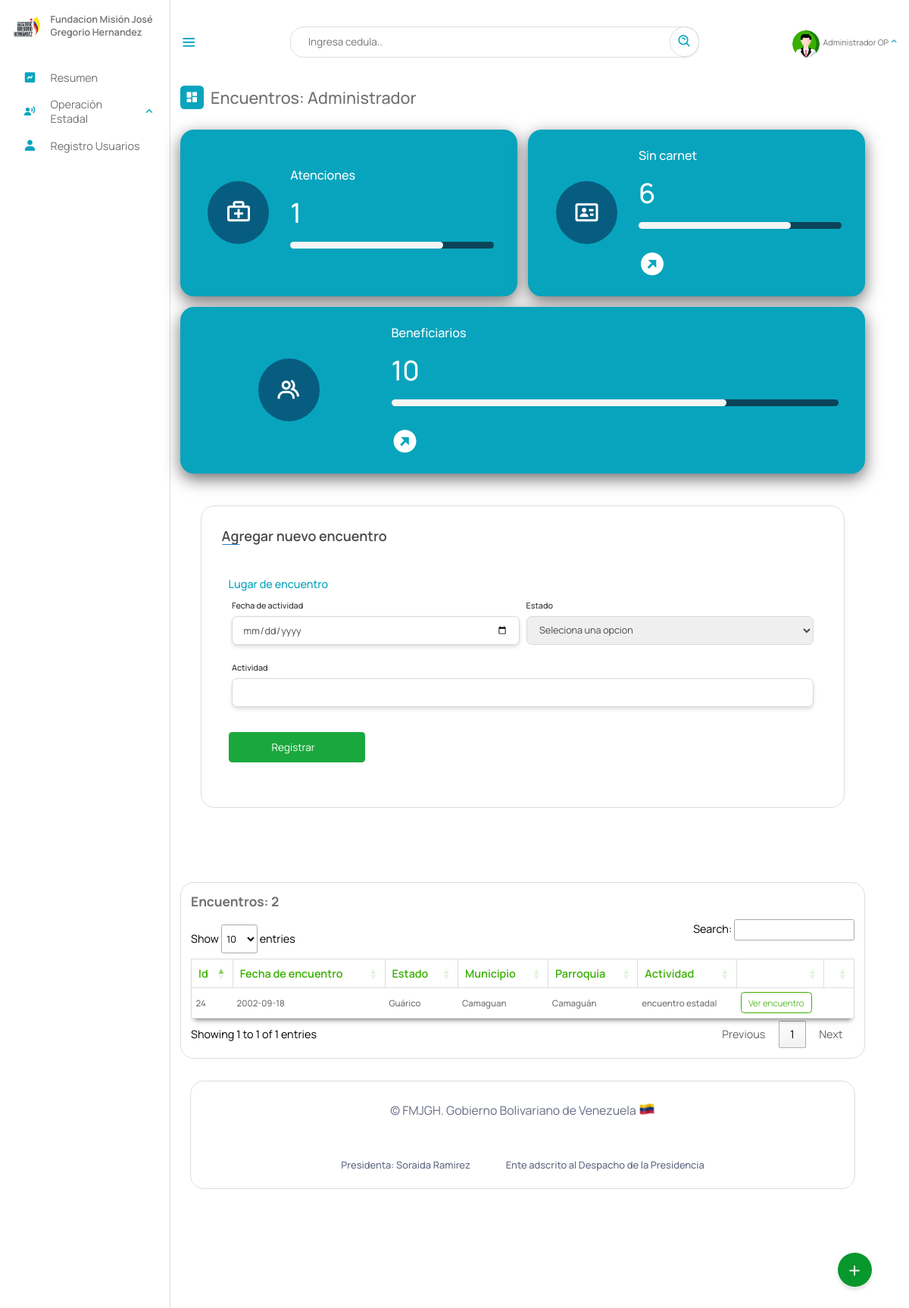
The page /Escritorio/10-encuentros.php (signed in) on the database its author committed.
### tables this page shows
CREATE TABLE `encuentros` (
  `id` int(11) NOT NULL AUTO_INCREMENT,
  `fecha_encuentro` date NOT NULL,
  `estado` varchar(10) NOT NULL,
  `municipio` varchar(20) NOT NULL,
  `parroquia` varchar(10) NOT NULL,
  `actividad` text NOT NULL,
  `gerencia` varchar(5) DEFAULT NULL,
  PRIMARY KEY (`id`),
  KEY `estado` (`estado`,`municipio`),
  KEY `municipio` (`municipio`),
  KEY `parroquia` (`parroquia`),
  KEY `gerencia` (`gerencia`),
  CONSTRAINT `encuentros_ibfk_1` FOREIGN KEY (`estado`) REFERENCES `estados` (`id_estados`) ON DELETE CASCADE,
  CONSTRAINT `encuentros_ibfk_2` FOREIGN KEY (`municipio`) REFERENCES `municipios` (`id_municipios`) ON DELETE CASCADE,
  CONSTRAINT `encuentros_ibfk_3` FOREIGN KEY (`parroquia`) REFERENCES `parroquia` (`id`) ON DELETE CASCADE,
  CONSTRAINT `encuentros_ibfk_4` FOREIGN KEY (`gerencia`) REFERENCES `gerencia` (`id`) ON DELETE CASCADE ON UPDATE CASCADE
);

CREATE TABLE `estados` (
  `id_estados` varchar(10) NOT NULL,
  `nombre_estado` text NOT NULL,
  `codigo` varchar(255) NOT NULL,
  PRIMARY KEY (`id_estados`)
);

CREATE TABLE `municipios` (
  `id_municipios` varchar(20) NOT NULL,
  `estado` varchar(10) NOT NULL,
  `nombre` text NOT NULL,
  PRIMARY KEY (`id_municipios`),
  KEY `estado` (`estado`)
);

CREATE TABLE `parroquia` (
  `id` varchar(10) NOT NULL,
  `municipio` varchar(20) NOT NULL,
  `nombre_parroquia` text NOT NULL,
  PRIMARY KEY (`id`),
  KEY `municipio` (`municipio`)
);

### php/01-atenciones.php (called while the page is built, shortened)
<?php
include_once("ManejadorBD.php");
class Atenciones extends ManejadorBD
{
	private $cnn;
	public function __construct($tipoConexion)
	{
		$this->cnn = parent::conectar($tipoConexion);
	}
	public function contarTodasAtencionesa()
	{
		try {
			$stmt = $this->cnn->prepare("SELECT * FROM `atenciones` WHERE fecha_aten IS NOT NULL");
			$stmt->setFetchMode(PDO::FETCH_ASSOC);
			$stmt->execute();
			return $stmt->fetchAll();
		} catch (PDOException $error) {
			echo "Error: ejecutando consulta SQL." . $error->getMessage();
			exit();
		}
	}
}

### php/ManejadorBD.php (called while the page is built, shortened)
<?php
	class ManejadorBD extends PDO {
		public $srv	= SRV;
		public $usr	= USR;
		public $pas	= PAS;
		public $dbn	= BDN;
		public function conectar($tipoConexion){
			try{
				switch ($tipoConexion) {
				    case 1:
				        $dsn = "mysql:host=$this->srv;dbname=$this->dbn";
				        break;
				}
				$dbh = new PDO($dsn, $this->usr, $this->pas);
    			$dbh->setAttribute(PDO::ATTR_ERRMODE, PDO::ERRMODE_EXCEPTION);
			}catch(PDOException $error){
                echo "Error al Conectar con la Base de Datos: ".$error->getMessage();
                exit();
			}
            $this->conexionBD = $dbh;
			return $this->conexionBD;
		}
	}
?>

### php/01-discapacitados.php (called while the page is built, shortened)
<?php
include_once("ManejadorBD.php");
class Discapacitados extends ManejadorBD
{
	private $cnn;
	public function __construct($tipoConexion)
	{
		$this->cnn = parent::conectar($tipoConexion);
	}
	public function consultageneralsincarnet()
	{
		try {
			$stmt = $this->cnn->prepare("SELECT cedula, nombre, apellido, estados.nombre_estado, discapacid_e.nombre_e , telefono, edad, email, certificado FROM `beneficiario` , estados, discapacid_e WHERE certificado = ''and beneficiario.estado = estados.id_estados and beneficiario.discapacidad = discapacid_e.id_e; ");
			$stmt->setFetchMode(PDO::FETCH_ASSOC);
			$stmt->execute();
			return $stmt->fetchAll();
		} catch (PDOException $error) {
			echo "Error: ejecutando consulta SQL." . $error->getMessage();
			exit();
		}
	}
	public function consultarTodosDiscapacitados()
	{
		try {
			$stmt = $this->cnn->prepare("SELECT cedula, nombre, apellido, estado, discapacidad FROM `beneficiario` WHERE 1");
			$stmt->setFetchMode(PDO::FETCH_ASSOC);
			$stmt->execute();
			return $stmt->fetchAll();
		} catch (PDOException $error) {
			echo "Error: ejecutando consulta SQL." . $error->getMessage();
			exit();
		}
	}
}

### php/05-encuentro.php (called while the page is built, shortened)
<?php
include_once("ManejadorBD.php");
class encuentro extends ManejadorBD{
        private $cnn;
        public function __construct($tipoConexion){
            $this->cnn = parent::conectar($tipoConexion);
        }
		public function consultarTodosEncuentro(){
			try{
				$stmt = $this->cnn->prepare("SELECT encuentros.id, encuentros.fecha_encuentro, estados.nombre_estado, municipios.nombre, parroquia.nombre_parroquia, encuentros.actividad, encuentros.gerencia FROM encuentros, municipios, estados, parroquia WHERE
				encuentros.estado = estados.id_estados AND
				encuentros.municipio = municipios.id_municipios AND
				encuentros.parroquia = parroquia.id");
				$stmt->setFetchMode(PDO::FETCH_ASSOC);
				$stmt->execute();
				return $stmt->fetchAll();
	        }catch(PDOException $error) {
				echo "Error: ejecutando consulta SQL.".$error->getMessage();
				exit();
	        }
		}
}
?>

### Escritorio/10-encuentros.php (the view, shortened to what this page needs)
<?php
include_once("partearriba.php");
?>
<link rel="stylesheet" type="text/css" href="https://cdn.datatables.net/1.11.3/css/jquery.dataTables.min.css">
<div class="dash-contenido">
    <div class="overview">
        <div class="titulo">
            <i class='bx bxs-dashboard'> </i>
            <span class="link-name">Encuentros: <?php echo $rol ?></span>
        </div>
    </div>
    <div class="boxes">
        <?php
        include_once("../php/01-discapacitados.php");
        $dis = new Discapacitados(1);
        $consulta = $dis->consultarTodosDiscapacitados();
        $sincarnet = $dis->consultageneralsincarnet();
        include_once("../php/01-atenciones.php");
        $aten = new Atenciones(1);
        $atenciones =  $aten->contarTodasAtencionesa();
        ?>
        <div class="box box1">
            <div class="contenedor-box">
                <div class="boxes1">
                    <div class="cont-box">
                        <i class='bx bx-first-aid'></i>
                    </div>
                </div>
                <div class="boxes2">
                    <span class="link-name">Atenciones</span></a>
                    <span class="number"><?php echo count($atenciones) ?></span>
                    <div class="progress">
                        <div class="progress-bar" style="width:75%;">
                        </div>
                    </div>
                </div>
            </div>
        </div>
        <div class="box box1">
            <div class="contenedor-box">
                <div class="boxes1">
                    <div class="cont-box">
                        <i class='bx bx-id-card'></i>
                    </div>
                </div>
                <div class="boxes2">
                    <span class="link-name"><a href="sincarnet.php">Sin carnet </a></span>
                    <span class="number"><?php echo count($sincarnet) ?></span>
                    <div class="progress">
                        <div class="progress-bar" style="width:75%;">
                        </div>
                    </div>
                    <span> <a href="sincarnet.php" class="ir"><i class='bx bxs-right-top-arrow-circle'></i></a></span>
                </div>
            </div>
        </div>
        <div class="box box1">
            <div class="contenedor-box">
                <div class="boxes1">
                    <div class="cont-box">
                        <i class='bx bx-group'></i>
                    </div>
                </div>
                <div class="boxes2">
                    <span class="link-name"><a href="Beneficiarios.php">Beneficiarios </a></span>
                    <span class="number"><?php echo count($consulta); ?></span>
                    <div class="progress">
                        <div class="progress-bar" style="width:75%;">
                        </div>
                    </div>
                    <span> <a href="Beneficiarios.php" class="ir"><i class='bx bxs-right-top-arrow-circle'></i></a></span>
                </div>
            </div>
        </div>
    </div>
    <div class="cont-registro">
        <div class="container">
            <header>
                Agregar nuevo encuentro
            </header>
            <form method="post" class="dos">
                <div class="form first">
                    <div class="details personal">
                        <span class="title">Lugar de encuentro</span>
                        <div class="fields">
                            <div class="input-field dos">
                                <label>Fecha de actividad</label>
                                <input type="date" id="fecha_encuentro" name="fecha_encuentro">
                            </div>
                            <div class="input-field">
                                <label>Estado</label>
                                <select name="estado" id="estado" require>
                                    <option value="0">Seleciona una opcion</option>
                                </select>
                            </div>
                            <div class="input-field dos">
                                <label>Actividad</label>
                                <input type="text" id="actividad" name="actividad">
                            </div>
                        </div>
                    </div>
                </div>
                <button class="nextBtn" name="registro" id="registro">
                    <span class="btnText">Registrar</span>
                </button>
        </div>
    </div>
    <div class="reportes-totales">
    </div>
    <div class="tabla-atencion">
        <?php
        include_once("../php/05-encuentro.php");
        $aten = new encuentro(1);
        $consulta = $aten->consultarTodosEncuentro();
        $cantidadRegistros = count($consulta);
        ?>
        <h2>Encuentros: <?php echo $cantidadRegistros ?></h2>
        <table id="atencion">
            <thead>
                <tr>
                    <th>Id</th>
                    <th>Fecha de encuentro</th>
                    <th>Estado</th>
                    <th>Municipio</th>
                    <th>Parroquia</th>
                    <th>Actividad</th>
                    <th></th>
                    <th></th>
                </tr>
            </thead>
            <tbody>
                <?php
                include_once("../php/05-encuentro.php");
                $aten = new encuentro(1);
                $consulta = $aten->consultarTodosEncuentro();
                if ($consulta) {
                    foreach ($consulta as $registros) {
                        if ($registros["gerencia"] == $gerencia || $rol == "Superusuario") {
                ?>
                            <tr>
                                <td><?php echo $registros["id"] ?></td>
                                <td><?php echo $registros["fecha_encuentro"] ?></td>
                                <td><?php echo $registros["nombre_estado"] ?></td>
                                <td><?php echo $registros["nombre"] ?></td>
                                <td><?php echo $registros["nombre_parroquia"] ?></td>
                                <td><?php echo $registros["actividad"] ?></td>
                                <td><a href="10-verEncuentro.php?id=<?php echo $registros["id"] ?>">Ver encuentro</a></td>
                                <?php if ($rol == "Superusuario") { ?>
                                    <td><a href="eliminar/eliminar_encuentro.php?id=<?php echo $registros["id"] ?>" class="eliminar">Eliminar Reg</a></td>
                                <?php } else {
                                    echo "<td></td>";
                                } ?>
                            </tr>
                <?php
                        }
                    }
                }
                ?>
            </tbody>
        </table>
    </div>
    <?php
    include_once("parteabajo.php");
    ?>

### Escritorio/estilo.css (style rules this page uses)
* { font-family: 'Manrope', sans-serif; margin: 0; padding: 0; box-sizing: border-box; scroll-behavior: smooth; }
:root { --body-color: ; --tran-03:all 0.2 ease ; --tran-03:all 0.3s ease ; --tran-03:all 0.4s ease ; --tran-03:all 0.5s ease ; }
body { height: 100vh; background-color: #fff; }
.menu-dash .dash-contenido { padding-top: 45px; }
.menu-dash .titulo { display: flex; align-items: center; margin: 70px 0 30px 0; }
.menu-dash .titulo i { position: relative; height: 35px; width: 35px; background-color: #08A4BD; border-radius: 6px; color: #fff; display: flex; align-items: center; justify-content: center; font-size: 20px; }
.menu-dash .titulo .link-name { font-size: 24PX; font-weight: 500; color: #707070; margin-left: 10px; }
.menu-dash .boxes { display: flex; align-items: normal; justify-content: space-evenly; gap: 1rem; width: 100%; flex-wrap: wrap; }
.menu-dash .boxes .box { width: 400px; flex-grow: 100; }
.contenedor-box { display: flex; width: 100%; height: 100%; box-sizing: border-box; }
.contenedor-box .boxes1, .boxes2 { display: flex; width: 29%; justify-content: center; align-items: center; height: 100%; }
.contenedor-box .boxes1 .cont-box { background-color: #065d80; border-radius: 100%; padding: 25px; }
.contenedor-box .boxes2 { display: flex; flex-direction: column; width: 70%; justify-content: center; align-items: start; height: 100%; gap: 1em; padding: 10px; }
.progress { height:10px; width: 100%; border: 1px solid none; border-radius: 5px; background-color: #0b445a; margin-bottom: 15px; }
.progress-bar { height: 100%; background: whitesmoke; display: flex; align-items: center; transition: width 0.25s; border-radius: 5px; max-width: 100%; }
.menu-dash .boxes .box { padding: 15px 20px; border-radius: 20px; background-color: #08A4BD; width: (100% / 3 - 15px); display: flex; flex-direction: column; align-items: center; box-shadow: 0 .5rem 1.5rem #707070; transition: 0.3s; }
.menu-dash .boxes .box a { text-decoration: none; color: #fff; }
.boxes .box .link-name { white-space: nowrap; font-size: 18px; font-weight: 500; color: #fff; }
.boxes .box .number { white-space: nowrap; font-size: 40px; font-weight: 500; color: #fff; }
.boxes .box i { font-size: 40px; color: #fff; }
.boxes .box.box1 { background-color: #08A4BD; }
.cont-registro { background-color: white; max-width: 100%; margin-top: 2rem ; border-radius: 20px; padding: 15px; }
.container { background-color: #fff; border: 1px solid #ddd; max-width: 100%; border-radius: 20px; padding: 30px; margin: 0 15px; }
.container header { position: relative; font-size: 20px; font-weight: 600; color: #4a4a48; }
.container header::before { content: ""; position: absolute; bottom: -2px; left: 0; height: 3px; width: 27px; border-radius: 8px; background-color: #2081c3; }
.container form { position: relative; margin-top: 16px; padding: 10px; background-color: #fff; }
.first { height: auto; }
.container form.dos { position: relative; margin-top: 0px; padding: 10px; min-height: 100px; background-color: #fff; }
.container form .details { margin-top: 30px; display: flex; flex-direction: column; }
.container form .title { display: block; margin-bottom: 8px; font-size: 16px; font-weight: 500; margin: 6px 0; color: #08A4BD; }
.container form .fields { display: flex; align-items: center; justify-content: space-between; flex-wrap: wrap; }
form .fields .input-field { display: flex; width: calc(100%/3 - 20px); flex-direction: column; margin: 4px 5px; flex-grow: 400; flex-basis: 400px; }
.input-field label { font-size: 12px; font-weight: 500; color: #2e2e2e; }
.input-field input, select { outline: none; font-size: 14px; font-weight: 400; color: #4A4A48; border: 1px solid #D8DAD3; border-radius: 8px ; height: 42px; margin: 8px 0; padding: 0 15px; }
.input-field input[type="date"]:valid { color: #4A4A48; }
.container form button { display: flex; color: #fff; align-items: center; justify-content: center; height: 45px; font-weight: 400; max-width: 200px; width: 100%; border: none; border-radius: 5px; outline: none; background-color:#1AA83E; margin: 25px 0; transition: all 0.3 linear; cursor: pointer; gap: 10px; }
.container form .btnText { font-size: 15px; }
table { width: 100%; }

### Escritorio/02-buttons/01-buttons.css (style rules this page uses)
body { margin: 0; padding: 0; }

### rows shown on the page
encuentros: id "24", fecha_encuentro "2002-09-18", estado.nombre_estado "Guárico", municipio.nombre "Camaguan", parroquia.nombre_parroquia "Camaguán", actividad "encuentro estadal"

### other values the page prints
$NombreUsuarioActivo "Administrador OP"
$rol "Administrador"
count($atenciones) "1"
count($sincarnet) "6"
count($consulta) "10"
$cantidadRegistros "2"
